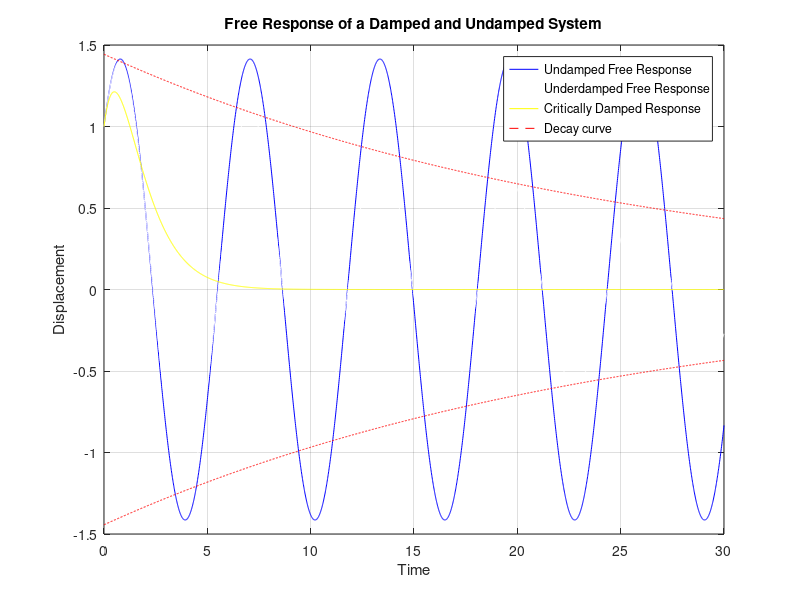

Reproduce this figure in MATLAB.
zeeta = 0.04;
u_0 = 1;
v = 1;
w = 1;
wd = w*sqrt(1-zeeta^2);
t = 0:0.01:30;
u0 = sqrt(u_0^2+((zeeta*w*u_0+v)/wd)^2);
% Undamped displacement
u = u_0*cos(w*t)+(v/w)*sin(w*t);
plot(t, u, 'b-')
grid on
hold on
ud = exp(-zeeta*w*t).*(u_0*cos(wd*t)+((v+u_0*w*zeeta)/wd)*sin(wd*t));
plot(t, ud, 'w-');
xlabel('Time');
ylabel('Displacement');
title('Free Response of a Damped and Undamped System');

u_crd = (u_0*(1+w*t)+v*t).*exp(-w*t);
plot(t, u_crd, 'y-')
%Decay curve
decay_line = u0*exp(-zeeta*w*t);
plot(t, decay_line, 'r--');
decay_line_down = -u0*exp(-zeeta*w*t);
plot(t, decay_line_down, 'r--');
legend('Undamped Free Response', 'Underdamped Free Response','Critically Damped Response', 'Decay curve');
hold off